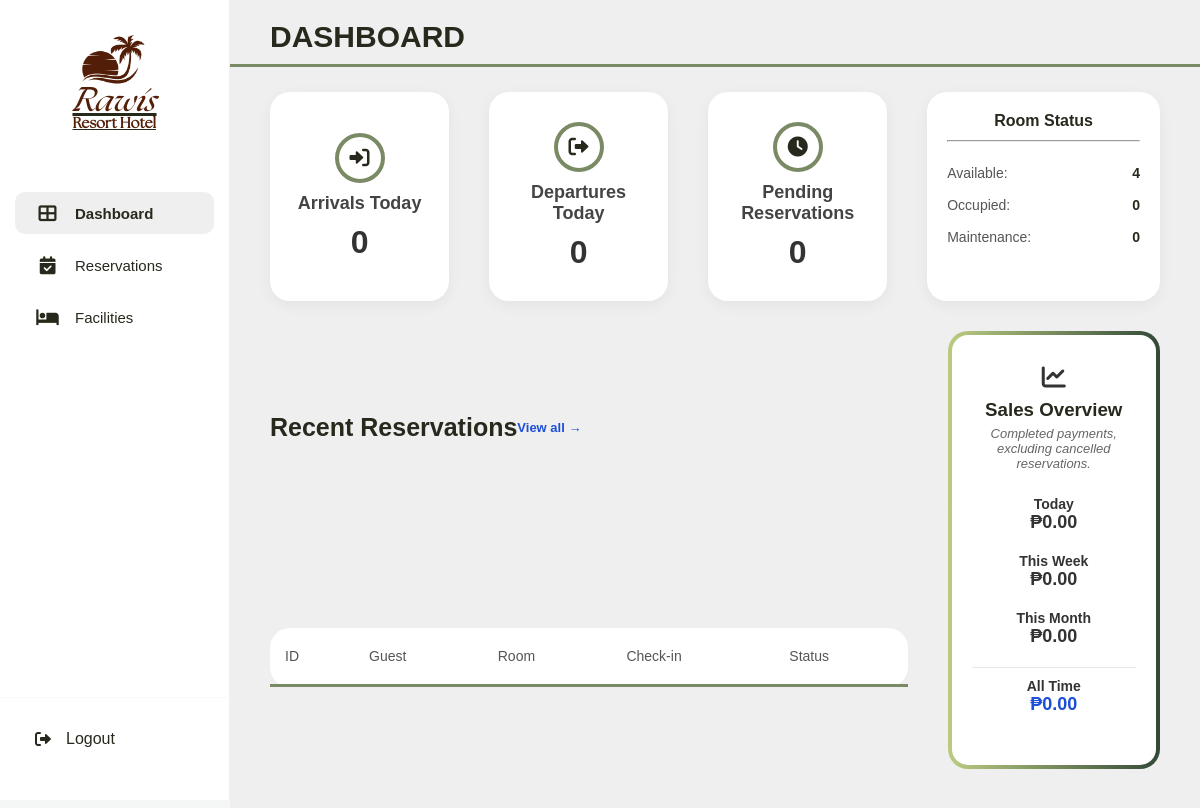
/admin/dashboard.php (signed in), run on an earlier commit of the app's database.
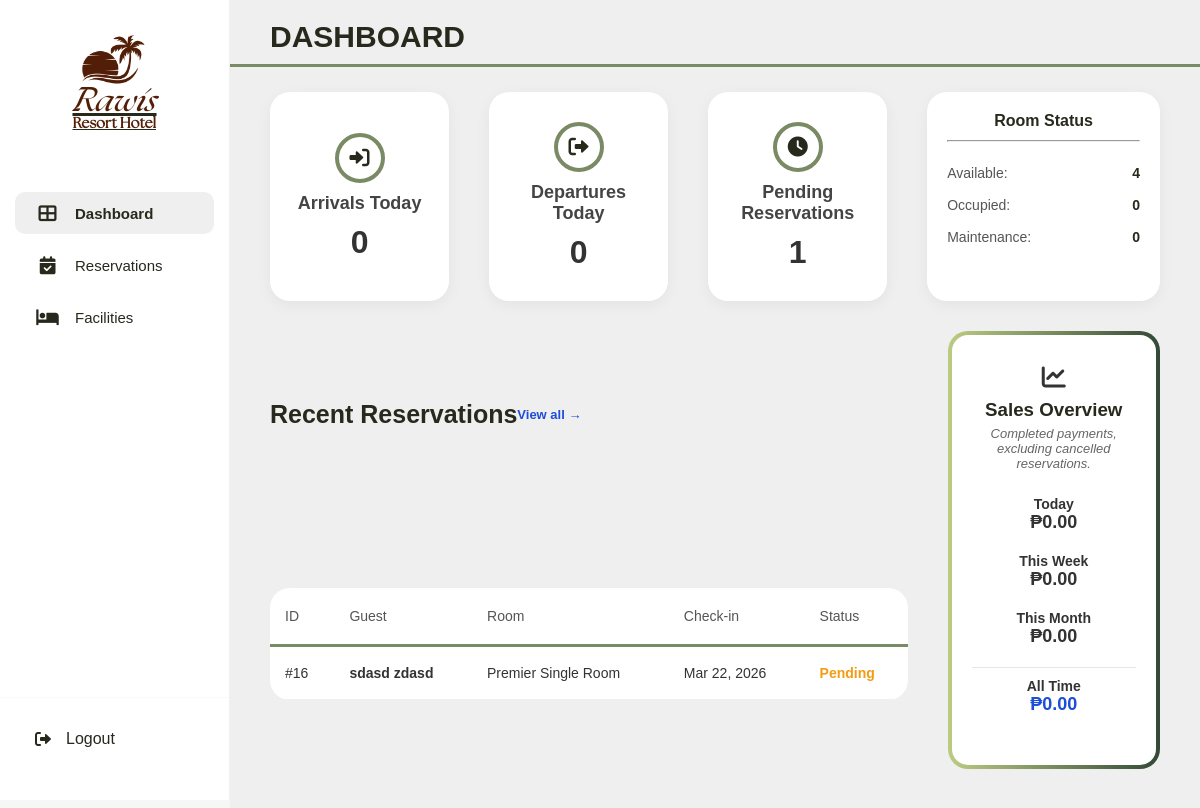
And on a later commit of the database.
### tables this page shows
CREATE TABLE `reservations` (
  `reservation_id` int(11) NOT NULL AUTO_INCREMENT,
  `guest_id` int(10) unsigned NOT NULL,
  `room_id` int(11) NOT NULL,
  `check_in_date` date NOT NULL,
  `check_out_date` date NOT NULL,
  `num_guests` int(11) NOT NULL,
  `reservation_status` enum('Pending','Confirmed','Cancelled','Completed') DEFAULT 'Pending',
  `extra_requests` text DEFAULT NULL,
  `created_at` timestamp NULL DEFAULT current_timestamp(),
  `extra_guests` int(11) NOT NULL DEFAULT 0,
  `extra_beds` int(11) NOT NULL DEFAULT 0,
  PRIMARY KEY (`reservation_id`),
  KEY `guest_id` (`guest_id`),
  KEY `room_id` (`room_id`),
  CONSTRAINT `reservations_ibfk_1` FOREIGN KEY (`guest_id`) REFERENCES `users` (`id`) ON DELETE CASCADE,
  CONSTRAINT `reservations_ibfk_2` FOREIGN KEY (`room_id`) REFERENCES `rooms` (`room_id`) ON DELETE CASCADE
);

CREATE TABLE `users` (
  `id` int(10) unsigned NOT NULL AUTO_INCREMENT,
  `username` varchar(150) NOT NULL,
  `password` varchar(255) NOT NULL,
  `first_name` varchar(255) DEFAULT NULL,
  `last_name` varchar(255) DEFAULT NULL,
  `phone_number` varchar(255) DEFAULT NULL,
  `created_at` timestamp NULL DEFAULT current_timestamp(),
  `role` enum('admin','guest') NOT NULL DEFAULT 'guest',
  PRIMARY KEY (`id`),
  UNIQUE KEY `username` (`username`)
);

CREATE TABLE `rooms` (
  `room_id` int(11) NOT NULL AUTO_INCREMENT,
  `room_number` varchar(20) NOT NULL,
  `room_type` varchar(50) NOT NULL,
  `max_capacity` int(11) NOT NULL,
  `price_per_night` decimal(10,2) NOT NULL,
  `room_status` varchar(20) NOT NULL,
  `image_path` text DEFAULT NULL,
  `extra_guest_fee` decimal(10,2) NOT NULL DEFAULT 0.00,
  `extra_bed_fee` decimal(10,2) NOT NULL DEFAULT 0.00,
  `num_bedrooms` int(11) NOT NULL DEFAULT 1,
  `num_beds` int(11) NOT NULL DEFAULT 1,
  `bed_type` varchar(50) NOT NULL DEFAULT 'Double',
  PRIMARY KEY (`room_id`),
  UNIQUE KEY `room_number` (`room_number`)
);

### admin/dashboard.php (the view, shortened to what the changed rows need)
<?php
require_once __DIR__ . "/../php/config.php";
$pending_count = $conn->query("
    SELECT COUNT(*) AS c FROM reservations WHERE reservation_status='Pending'
")->fetch_assoc()["c"];
$recent_res = $conn->query("
    SELECT r.reservation_id, u.first_name, u.last_name,
           rm.room_type, r.check_in_date, r.check_out_date, r.reservation_status
    FROM reservations r
    JOIN users u  ON r.guest_id = u.id
    JOIN rooms rm ON r.room_id  = rm.room_id
    ORDER BY r.created_at DESC
    LIMIT 5
");
?>
<!DOCTYPE html>
<html lang="en">
<head>
</head>
<body>
    <?php require_once __DIR__ . '/sidebar.php'; ?>
    <main class="main-content">
        <div class="section-title">
            <h1>DASHBOARD</h1>
        </div>
        <div class="dashboard-grid">
            <div class="stat-card" style="cursor:pointer" onclick="window.location.href='reservation.php'">
                <div class="stat-icon"><i class="fas fa-clock"></i></div>
                <span class="stat-label">Pending Reservations</span>
                <span class="stat-value"><?= $pending_count; ?></span>
            </div>
        </div>
        <div class="dashboard-lower-section">
            <div class="recent-res">
                <div style="display:flex;align-items:center;justify-content:space-between;margin-bottom:12px">
                    <h1 class="reservations-head">Recent Reservations</h1>
                </div>
                <table class="custom-table">
                    <thead>
                        <tr>
                            <th>ID</th>
                            <th>Guest</th>
                            <th>Room</th>
                            <th>Check-in</th>
                            <th>Status</th>
                        </tr>
                    </thead>
                    <tbody>
                        <?php while ($row = $recent_res->fetch_assoc()): ?>
                        <tr style="cursor:pointer" onclick="window.location.href='reservation.php'">
                            <td class="id-column">#<?= $row["reservation_id"]; ?></td>
                            <td class="bold-text"><?= htmlspecialchars($row["first_name"] . " " . $row["last_name"]); ?></td>
                            <td><?= htmlspecialchars($row["room_type"]); ?></td>
                            <td><?= date("M d, Y", strtotime($row["check_in_date"])); ?></td>
                            <td>
                                <span class="status-text <?= strtolower(str_replace(' ','-',$row["reservation_status"])); ?>">
                                    <?= $row["reservation_status"]; ?>
                                </span>
                            </td>
                        </tr>
                        <?php endwhile; ?>
                    </tbody>
                </table>
            </div>
        </div>
    </main>
</body>
</html>

What changed in the data, as far as the page shows it:
added reservations: reservation_id "16", guest.last_name "sdasd zdasd", room.room_type "Premier Single Room", check_in_date "Mar 22, 2026", reservation_status "Pending"
Also different on the page:
$pending_count: "0" → "1"
